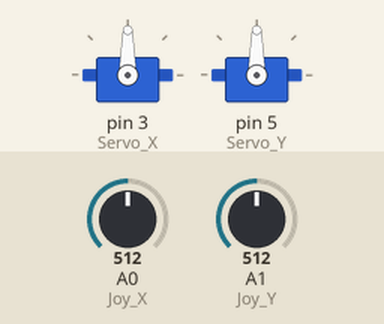
Recording of a sketch running on a simulated Arduino Uno, built with avr-gcc and run on an emulated ATmega328P. Parts: 2 × servo. The test bench sets the inputs (shaded band); at power-on: A0 (Joy_X) = 512, A1 (Joy_Y) = 512.

Above: at 1.2 s.
1.3 s: A0 (Joy_X) set to 716
At 1.6 s:
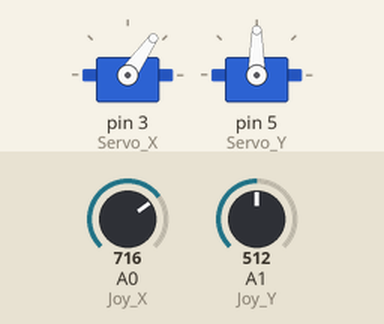
2.8 s: A1 (Joy_Y) set to 716
At 3.9 s:
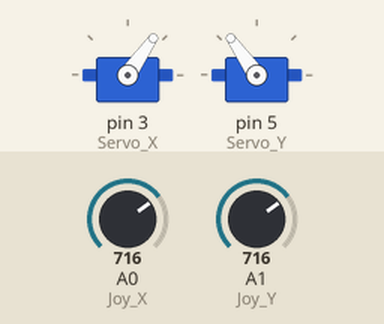
4.3 s: A0 (Joy_X) set to 900
At 5.1 s:
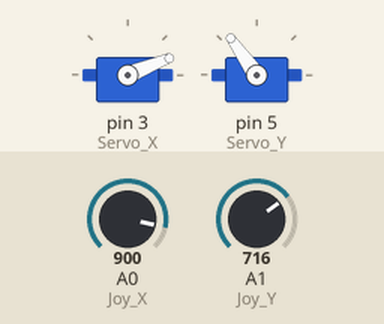
5.8 s: A1 (Joy_Y) set to 900
At 6.9 s:
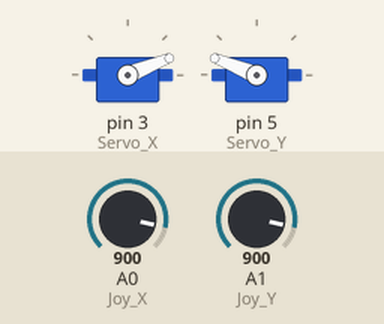
7.3 s: A0 (Joy_X) set to 1023
At 8.0 s:
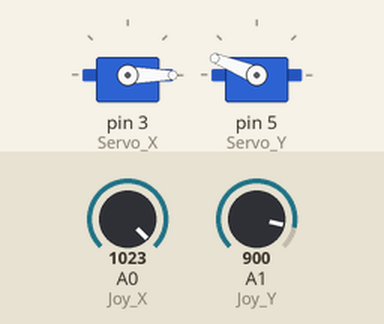
8.8 s: A1 (Joy_Y) set to 1023
At 9.1 s:
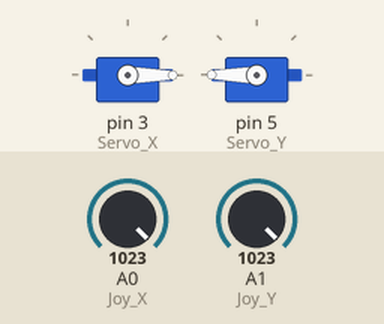
Timing chart, 0 to 11.3 s (numbered marks = the images above; inputs shaded):
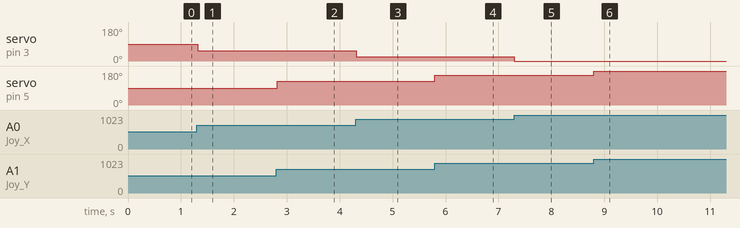

Measured:
- after the input at 1.3 s, servo on pin 3 (Servo_X): 90° → 55° at once
- after the input at 2.8 s, servo on pin 5 (Servo_Y): 90° → 125° at once
- after the input at 4.3 s, servo on pin 3 (Servo_X): 55° → 22° at once
- after the input at 5.8 s, servo on pin 5 (Servo_Y): 125° → 158° at once
- after the input at 7.3 s, servo on pin 3 (Servo_X): 22° → 0° at once
- after the input at 8.8 s, servo on pin 5 (Servo_Y): 158° → 180° at once

The sketch:

sketch_jul31b.ino
```cpp
#include <Servo.h>

Servo Servo_X;
Servo Servo_Y;


#define Joy_X A0
#define Joy_Y A1


int Joy_Val = 0;
boolean state = false;

void setup()
{
  Servo_X.attach(3);
  Servo_Y.attach(5);

}

void loop()
{

  Joy_Val = analogRead(Joy_X);
  Joy_Val = map(Joy_Val, 0, 1023, 180, 0);
  Servo_X.write(Joy_Val);

  Joy_Val = analogRead(Joy_Y);
  Joy_Val = map(Joy_Val, 0, 1023, 0, 180);
  Servo_Y.write(Joy_Val);
  delay(15);


}
```
